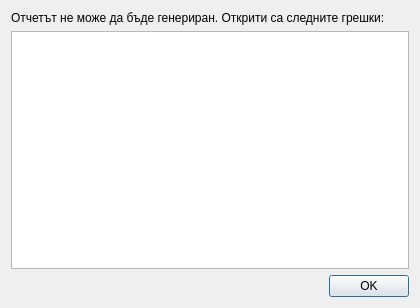
<?xml version="1.0" encoding="UTF-8"?>
<ui version="4.0">
 <class>ReportErrorDialog</class>
 <widget class="QDialog" name="ReportErrorDialog">
  <property name="geometry">
   <rect>
    <x>0</x>
    <y>0</y>
    <width>420</width>
    <height>308</height>
   </rect>
  </property>
  <property name="windowTitle">
   <string>ReportErrorDialog</string>
  </property>
  <layout class="QVBoxLayout" name="verticalLayout">
   <item>
    <widget class="QLabel" name="label">
     <property name="sizePolicy">
      <sizepolicy hsizetype="Minimum" vsizetype="Minimum">
       <horstretch>0</horstretch>
       <verstretch>0</verstretch>
      </sizepolicy>
     </property>
     <property name="text">
      <string>Отчетът не може да бъде генериран. Открити са следните грешки:</string>
     </property>
    </widget>
   </item>
   <item>
    <widget class="QPlainTextEdit" name="errorTextBox">
     <property name="readOnly">
      <bool>true</bool>
     </property>
    </widget>
   </item>
   <item>
    <layout class="QHBoxLayout" name="horizontalLayout">
     <item>
      <spacer name="horizontalSpacer">
       <property name="orientation">
        <enum>Qt::Horizontal</enum>
       </property>
       <property name="sizeHint" stdset="0">
        <size>
         <width>40</width>
         <height>20</height>
        </size>
       </property>
      </spacer>
     </item>
     <item>
      <widget class="QPushButton" name="okButton">
       <property name="text">
        <string>OK</string>
       </property>
      </widget>
     </item>
    </layout>
   </item>
  </layout>
 </widget>
 <layoutdefault spacing="6" margin="11"/>
 <resources/>
 <connections/>
</ui>
